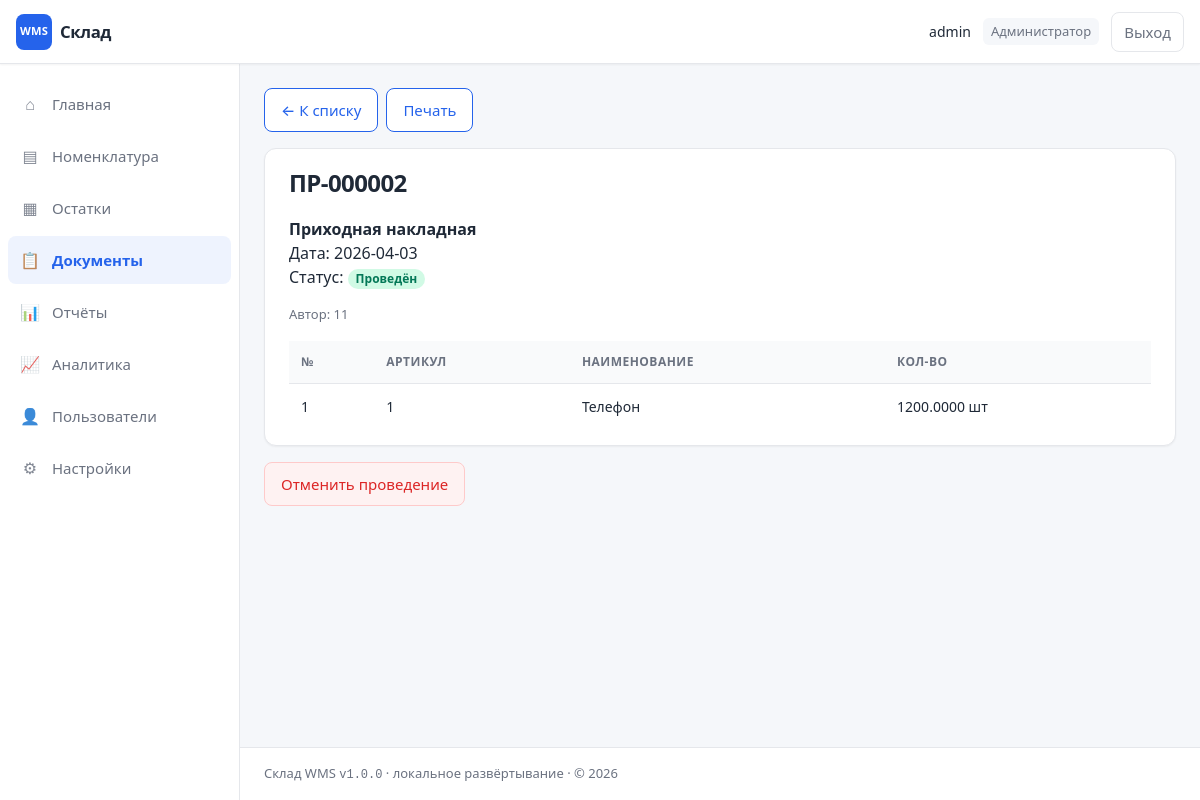
/documents/2 (signed in), run on the app's committed database.
### models.py (models this page shows, shortened)
class User(UserMixin, db.Model):
    __tablename__ = "users"
    id = db.Column(db.Integer, primary_key=True)
    username = db.Column(db.String(80), unique=True, nullable=False, index=True)
    password_hash = db.Column(db.String(256), nullable=False)
    role = db.Column(db.String(20), nullable=False, default="keeper")
    is_active = db.Column(db.Boolean, nullable=False, default=True)
    created_at = db.Column(db.DateTime, default=datetime.utcnow)
    documents = db.relationship("Document", backref="author", lazy="dynamic")

class Document(db.Model):
    __tablename__ = "documents"
    id = db.Column(db.Integer, primary_key=True)
    doc_type = db.Column(db.String(16), nullable=False)
    number = db.Column(db.String(32), unique=True, nullable=False, index=True)
    doc_date = db.Column(db.Date, nullable=False)
    status = db.Column(db.String(16), nullable=False, default="draft")
    notes = db.Column(db.Text, nullable=False, default="")
    user_id = db.Column(db.Integer, db.ForeignKey("users.id"), nullable=False)
    created_at = db.Column(db.DateTime, default=datetime.utcnow)
    updated_at = db.Column(db.DateTime, default=datetime.utcnow, onupdate=datetime.utcnow)
    lines = db.relationship(
        "DocumentLine",
        backref="document",
        lazy="selectin",
        cascade="all, delete-orphan",
        order_by="DocumentLine.id",
    )

class DocumentLine(db.Model):
    __tablename__ = "document_lines"
    id = db.Column(db.Integer, primary_key=True)
    document_id = db.Column(db.Integer, db.ForeignKey("documents.id"), nullable=False, index=True)
    product_id = db.Column(db.Integer, db.ForeignKey("products.id"), nullable=False, index=True)
    quantity = db.Column(db.Numeric(18, 4), nullable=False)

class Product(db.Model):
    __tablename__ = "products"
    id = db.Column(db.Integer, primary_key=True)
    sku = db.Column(db.String(64), unique=True, nullable=False, index=True)
    name = db.Column(db.String(255), nullable=False, index=True)
    unit = db.Column(db.String(32), nullable=False, default="шт")
    category = db.Column(db.String(128), nullable=False, default="")
    min_stock = db.Column(db.Numeric(18, 4), nullable=False, default=0)
    lines = db.relationship("DocumentLine", backref="product", lazy="dynamic")

### app.py (the view)
@app.route("/documents/<int:did>", methods=["GET"])
@login_required
def documents_view(did):
    doc = Document.query.options(joinedload(Document.lines).joinedload(DocumentLine.product)).get_or_404(did)
    return render_template(
        "documents/detail.html",
        document=doc,
        balances={line.product_id: current_balance(line.product_id) for line in doc.lines},
        role_labels=ROLE_LABELS,
    )

### app.py (called while the page is built)
@login_manager.user_loader
def load_user(user_id):
    return db.session.get(User, int(user_id))

def current_balance(product_id: int) -> Decimal:
    q = (
        db.session.query(func.coalesce(func.sum(StockLedger.quantity_signed), 0))
        .filter(StockLedger.product_id == product_id)
        .scalar()
    )
    return Decimal(q or 0)

@app.context_processor
def inject_globals():
    return {
        "ROLE_LABELS": ROLE_LABELS,
        "today_iso": date.today().isoformat(),
        "wms_version": "1.0.0",
        "now_year": date.today().year,
    }

### templates/documents/detail.html (shortened to what this page needs)
{% extends "base.html" %}
{% block content %}
<div class="no-print toolbar">
  <a class="btn btn-secondary" href="{{ url_for('documents_list') }}">← К списку</a>
  <button type="button" class="btn btn-secondary" onclick="window.print()">Печать</button>
</div>
<div class="card" id="print-area">
  <h1 style="margin-top:0;">{{ document.number }}</h1>
  <p>
    <strong>{{ 'Приходная накладная' if document.doc_type == 'incoming' else 'Расходная накладная' }}</strong><br>
    Дата: {{ document.doc_date }}<br>
    Статус:
    {% if document.status == 'draft' %}<span class="badge badge-draft">Черновик</span>
    {% elif document.status == 'posted' %}<span class="badge badge-posted">Проведён</span>
    {% else %}<span class="badge badge-cancelled">Отменён</span>{% endif %}
  </p>
  <p class="hint">Автор: {{ document.author.username if document.author else '—' }}</p>
  <table class="data-table" style="margin-top:1rem;">
    <thead>
      <tr>
        <th data-sort="none">№</th>
        <th data-sort="none">Артикул</th>
        <th data-sort="none">Наименование</th>
        <th data-sort="none">Кол-во</th>
      </tr>
    </thead>
    <tbody>
      {% for line in document.lines %}
      <tr>
        <td>{{ loop.index }}</td>
        <td>{{ line.product.sku }}</td>
        <td>{{ line.product.name }}</td>
        <td>{{ line.quantity }} {{ line.product.unit }}</td>
      </tr>
      {% else %}
      <tr><td colspan="5">Нет строк</td></tr>
      {% endfor %}
    </tbody>
  </table>
</div>
{% if current_user.role in ('admin', 'keeper') %}
<div class="toolbar no-print" style="margin-top:1rem;">
  {% if document.status == 'draft' %}
  <form method="post" action="{{ url_for('documents_post', did=document.id) }}" style="display:inline;" onsubmit="return confirm('Провести документ?');">
    <button type="submit" class="btn btn-primary">Провести</button>
  </form>
  {% elif document.status == 'posted' %}
  <form method="post" action="{{ url_for('documents_cancel', did=document.id) }}" style="display:inline;" onsubmit="return confirm('Отменить проведение? Остатки будут скорректированы.');">
    <button type="submit" class="btn btn-danger">Отменить проведение</button>
  </form>
  {% endif %}
</div>
{% endif %}
{% endblock %}

### templates/base.html (shortened to what this page needs)
<!DOCTYPE html>
<html lang="ru">
<head>
  <link rel="stylesheet" href="{{ url_for('static', filename='style.css') }}">
</head>
<body>
  {% if current_user.is_authenticated %}
  <div class="wms-layout">
    <header class="wms-layout__header wms-header">
      <a class="wms-header__brand" href="{{ url_for('dashboard') }}">
        <span class="wms-header__logo" aria-hidden="true">WMS</span>
        <span class="wms-header__title">Склад</span>
      </a>
      <div class="wms-header__user no-print">
        <span class="wms-header__user-name">{{ current_user.username }}</span>
        <span class="wms-header__user-role">{{ ROLE_LABELS.get(current_user.role, current_user.role) }}</span>
        <a class="btn btn-secondary" href="{{ url_for('logout') }}">Выход</a>
      </div>
    </header>
    <div class="wms-layout__body">
      <aside class="wms-sidebar no-print" data-nav-main aria-label="Разделы">
        <nav class="wms-sidebar__nav">
          {% set ep = request.endpoint or '' %}
          <a href="{{ url_for('dashboard') }}" class="wms-sidebar__link {{ 'wms-sidebar__link--active is-active' if ep == 'dashboard' else '' }}">
            <span class="wms-sidebar__icon" aria-hidden="true">⌂</span> Главная
          </a>
          <a href="{{ url_for('products_list') }}" class="wms-sidebar__link {{ 'wms-sidebar__link--active is-active' if ep and ep.startswith('products') else '' }}">
            <span class="wms-sidebar__icon" aria-hidden="true">▤</span> Номенклатура
          </a>
          <a href="{{ url_for('stock_view') }}" class="wms-sidebar__link {{ 'wms-sidebar__link--active is-active' if ep in ('stock_view', 'stock_history') else '' }}">
            <span class="wms-sidebar__icon" aria-hidden="true">▦</span> Остатки
          </a>
          {% if current_user.role in ('admin', 'keeper') %}
          <a href="{{ url_for('documents_list') }}" class="wms-sidebar__link {{ 'wms-sidebar__link--active is-active' if ep and ep.startswith('documents') else '' }}">
            <span class="wms-sidebar__icon" aria-hidden="true">📋</span> Документы
          </a>
          {% else %}
          <a href="{{ url_for('documents_list') }}" class="wms-sidebar__link {{ 'wms-sidebar__link--active is-active' if ep == 'documents_list' or ep == 'documents_view' else '' }}">
            <span class="wms-sidebar__icon" aria-hidden="true">📋</span> Документы
          </a>
          {% endif %}
          <a href="{{ url_for('report_index') }}" class="wms-sidebar__link {{ 'wms-sidebar__link--active is-active' if ep and ep.startswith('report') else '' }}">
            <span class="wms-sidebar__icon" aria-hidden="true">📊</span> Отчёты
          </a>
          <a href="{{ url_for('analytics') }}" class="wms-sidebar__link {{ 'wms-sidebar__link--active is-active' if ep == 'analytics' else '' }}">
            <span class="wms-sidebar__icon" aria-hidden="true">📈</span> Аналитика
          </a>
          {% if current_user.role == 'admin' %}
          <a href="{{ url_for('users_list') }}" class="wms-sidebar__link {{ 'wms-sidebar__link--active is-active' if ep and ep.startswith('users') else '' }}">
            <span class="wms-sidebar__icon" aria-hidden="true">👤</span> Пользователи
          </a>
          <a href="{{ url_for('settings') }}" class="wms-sidebar__link {{ 'wms-sidebar__link--active is-active' if ep == 'settings' or ep == 'backup_db' else '' }}">
            <span class="wms-sidebar__icon" aria-hidden="true">⚙</span> Настройки
          </a>
          {% endif %}
        </nav>
      </aside>
      <div class="wms-layout__content">
        <main class="wms-main">
  {% endif %}
          {% block content %}{% endblock %}
  {% if current_user.is_authenticated %}
        </main>
        <footer class="wms-footer no-print">
          <p>Склад WMS <span class="wms-footer__ver">v{{ wms_version }}</span> · локальное развёртывание · © {{ now_year }}</p>
        </footer>
      </div>
    </div>
  </div>
  {% endif %}
</body>
</html>

### data on the page
User: username "admin", get "Администратор"
Document: number "ПР-000002", doc_type "Приходная накладная", doc_date "2026-04-03"
User: author "11"
DocumentLine: product.sku "1", product.name "Телефон", quantity "1200.0000", product.unit "шт"

### other printed values
{{ wms_version }} "1.0.0"
